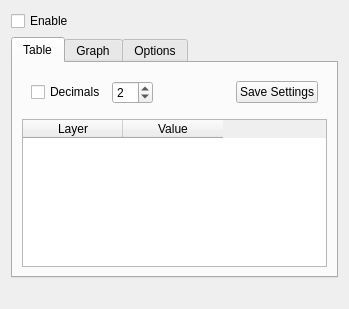
<?xml version="1.0" encoding="UTF-8"?>
<ui version="4.0">
 <class>ValueWidgetBase</class>
 <widget class="QWidget" name="ValueWidgetBase">
  <property name="geometry">
   <rect>
    <x>0</x>
    <y>0</y>
    <width>349</width>
    <height>309</height>
   </rect>
  </property>
  <property name="windowTitle">
   <string>Form</string>
  </property>
  <layout class="QVBoxLayout" name="verticalLayout">
   <item>
    <widget class="QCheckBox" name="cbxEnable">
     <property name="toolTip">
      <string>Can also be enabled using the &quot;Value Tool&quot; toolbar icon</string>
     </property>
     <property name="text">
      <string>Enable</string>
     </property>
    </widget>
   </item>
   <item>
    <widget class="QTabWidget" name="tabWidget">
     <property name="tabPosition">
      <enum>QTabWidget::North</enum>
     </property>
     <property name="currentIndex">
      <number>0</number>
     </property>
     <widget class="QWidget" name="tabWidgetPage1">
      <attribute name="title">
       <string>Table</string>
      </attribute>
      <layout class="QVBoxLayout" name="verticalLayout_2">
       <item>
        <widget class="QWidget" name="widget" native="true">
         <layout class="QHBoxLayout" name="horizontalLayout_3">
          <item>
           <widget class="QCheckBox" name="cbxDigits">
            <property name="toolTip">
             <string>Specify how many digits to show in table</string>
            </property>
            <property name="text">
             <string>Decimals</string>
            </property>
           </widget>
          </item>
          <item>
           <widget class="QSpinBox" name="spinDigits">
            <property name="sizePolicy">
             <sizepolicy hsizetype="Maximum" vsizetype="Fixed">
              <horstretch>0</horstretch>
              <verstretch>0</verstretch>
             </sizepolicy>
            </property>
            <property name="maximum">
             <number>99</number>
            </property>
            <property name="value">
             <number>2</number>
            </property>
           </widget>
          </item>
          <item>
           <spacer name="horizontalSpacer_2">
            <property name="orientation">
             <enum>Qt::Horizontal</enum>
            </property>
            <property name="sizeHint" stdset="0">
             <size>
              <width>40</width>
              <height>20</height>
             </size>
            </property>
           </spacer>
          </item>
          <item>
           <widget class="QPushButton" name="btnSaveSettings">
            <property name="text">
             <string>Save Settings</string>
            </property>
           </widget>
          </item>
         </layout>
        </widget>
       </item>
       <item>
        <widget class="QTableWidget" name="tableWidget">
         <column>
          <property name="text">
           <string>Layer</string>
          </property>
         </column>
         <column>
          <property name="text">
           <string>Value</string>
          </property>
         </column>
        </widget>
       </item>
      </layout>
     </widget>
     <widget class="QWidget" name="tabWidgetPage2">
      <attribute name="title">
       <string>Graph</string>
      </attribute>
      <layout class="QVBoxLayout" name="verticalLayout_3">
       <item>
        <widget class="QWidget" name="graphControls" native="true">
         <layout class="QHBoxLayout" name="horizontalLayout_2">
          <property name="leftMargin">
           <number>0</number>
          </property>
          <property name="topMargin">
           <number>0</number>
          </property>
          <property name="rightMargin">
           <number>0</number>
          </property>
          <property name="bottomMargin">
           <number>0</number>
          </property>
          <item>
           <widget class="QCheckBox" name="cbxStats">
            <property name="toolTip">
             <string>Compute min/max when layers are loaded</string>
            </property>
            <property name="text">
             <string>Stats</string>
            </property>
           </widget>
          </item>
          <item>
           <widget class="QLabel" name="label">
            <property name="text">
             <string>Y min</string>
            </property>
           </widget>
          </item>
          <item>
           <widget class="QLineEdit" name="leYMin"/>
          </item>
          <item>
           <widget class="QLabel" name="label_2">
            <property name="text">
             <string>Y max</string>
            </property>
           </widget>
          </item>
          <item>
           <widget class="QLineEdit" name="leYMax"/>
          </item>
          <item>
           <widget class="QComboBox" name="plotSelector">
            <property name="sizePolicy">
             <sizepolicy hsizetype="Minimum" vsizetype="Fixed">
              <horstretch>0</horstretch>
              <verstretch>0</verstretch>
             </sizepolicy>
            </property>
            <property name="toolTip">
             <string>Select plotting toolkit</string>
            </property>
           </widget>
          </item>
          <item>
           <spacer name="horizontalSpacer_3">
            <property name="orientation">
             <enum>Qt::Horizontal</enum>
            </property>
            <property name="sizeHint" stdset="0">
             <size>
              <width>40</width>
              <height>20</height>
             </size>
            </property>
           </spacer>
          </item>
         </layout>
        </widget>
       </item>
       <item>
        <widget class="QStackedWidget" name="stackedWidget">
         <property name="currentIndex">
          <number>-1</number>
         </property>
        </widget>
       </item>
      </layout>
     </widget>
     <widget class="QWidget" name="tabWidgetPage3">
      <attribute name="title">
       <string>Options</string>
      </attribute>
      <layout class="QVBoxLayout" name="verticalLayout_4">
       <item>
        <widget class="QCheckBox" name="cbxClick">
         <property name="toolTip">
          <string>Use this if plotting is slow (e.g. when using mpl Graph) or to select a particular point</string>
         </property>
         <property name="text">
          <string>mouse click to plot values</string>
         </property>
        </widget>
       </item>
       <item>
        <widget class="Line" name="line_2">
         <property name="orientation">
          <enum>Qt::Horizontal</enum>
         </property>
        </widget>
       </item>
       <item>
        <layout class="QGridLayout" name="gridLayout_2">
         <item row="2" column="0">
          <widget class="QLabel" name="label_4">
           <property name="text">
            <string>Show bands:</string>
           </property>
          </widget>
         </item>
         <item row="1" column="2">
          <spacer name="horizontalSpacer_4">
           <property name="orientation">
            <enum>Qt::Horizontal</enum>
           </property>
           <property name="sizeHint" stdset="0">
            <size>
             <width>40</width>
             <height>20</height>
            </size>
           </property>
          </spacer>
         </item>
         <item row="1" column="0">
          <widget class="QLabel" name="label_3">
           <property name="text">
            <string>Show layers:</string>
           </property>
          </widget>
         </item>
         <item row="1" column="1">
          <widget class="QComboBox" name="cbxLayers">
           <item>
            <property name="text">
             <string>Visible layers</string>
            </property>
           </item>
           <item>
            <property name="text">
             <string>All layers</string>
            </property>
           </item>
           <item>
            <property name="text">
             <string>Selected layers</string>
            </property>
           </item>
          </widget>
         </item>
         <item row="2" column="1">
          <widget class="QComboBox" name="cbxBands">
           <item>
            <property name="text">
             <string>All bands</string>
            </property>
           </item>
           <item>
            <property name="text">
             <string>Active bands</string>
            </property>
           </item>
           <item>
            <property name="text">
             <string>Selected bands</string>
            </property>
           </item>
          </widget>
         </item>
        </layout>
       </item>
       <item>
        <widget class="Line" name="line">
         <property name="orientation">
          <enum>Qt::Horizontal</enum>
         </property>
        </widget>
       </item>
       <item>
        <widget class="QLabel" name="label_5">
         <property name="text">
          <string>Select active layers and display options:</string>
         </property>
        </widget>
       </item>
       <item>
        <widget class="QTableWidget" name="tableWidget2">
         <property name="editTriggers">
          <set>QAbstractItemView::NoEditTriggers</set>
         </property>
         <column>
          <property name="text">
           <string/>
          </property>
          <property name="toolTip">
           <string>Select layers</string>
          </property>
         </column>
         <column>
          <property name="text">
           <string>Layer</string>
          </property>
         </column>
         <column>
          <property name="text">
           <string>#</string>
          </property>
          <property name="toolTip">
           <string>Select bands</string>
          </property>
         </column>
         <column>
          <property name="text">
           <string>Bands</string>
          </property>
         </column>
        </widget>
       </item>
       <item>
        <spacer name="verticalSpacer">
         <property name="orientation">
          <enum>Qt::Vertical</enum>
         </property>
         <property name="sizeHint" stdset="0">
          <size>
           <width>20</width>
           <height>40</height>
          </size>
         </property>
        </spacer>
       </item>
      </layout>
     </widget>
    </widget>
   </item>
   <item>
    <widget class="QLabel" name="labelStatus">
     <property name="text">
      <string/>
     </property>
    </widget>
   </item>
  </layout>
 </widget>
 <resources/>
 <connections/>
</ui>
